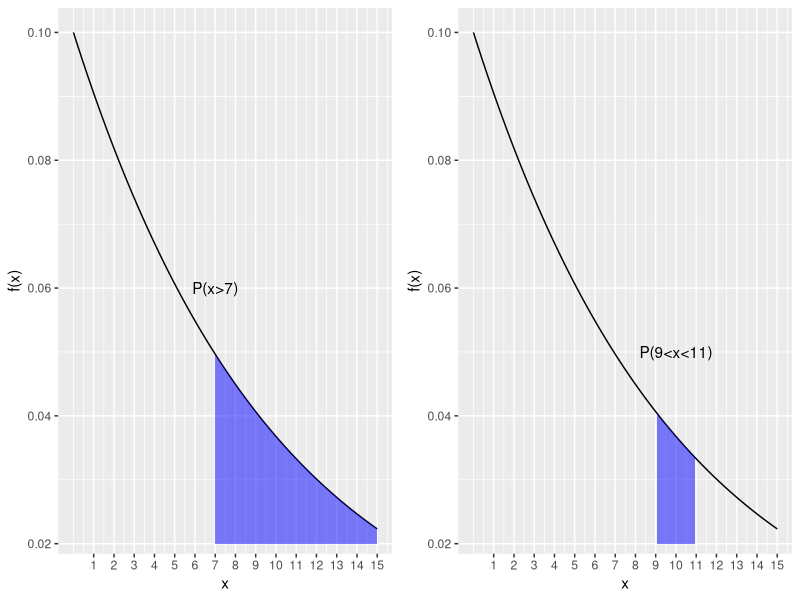

The R source for this figure:
#page no: 251-252
library(ggplot2)
require(gridExtra)
e=2.718
mu=10
m=1/10
x<-seq(0,15,length.out=200)
px=dexp(x,rate=m)
df<-data.frame(x=x,y=px)
x1=7
p_7=(1-(e^(-m*x1)))
p10=(1-p_7)
p1<-qplot(x,y,data=df,geom="line")+
  geom_ribbon(data=subset(df,x>=7),aes(ymax=y),ymin=0.02,
              fill="blue",colour=NA,alpha=0.5)+
  scale_x_continuous("x",labels=as.character(seq(0:20)),breaks=seq(0:20))+
  annotate(geom="text",x=7,y=0.06,label=paste("P(x>7)"))+
  labs(x="mu=10", y="f(x)")
print(paste("P(x<7) =",round(p_7,4)))
print(paste("a. P(x > 7) =",round(p10,4)))
print(paste("b. solution =",5*mu," years"))
x2=9
p_9=(1-(e^(-m*x2)))
x3=11
p_11=(1-(e^(-m*x3)))
p_9_11=p_11-p_9
print(paste("d. P(9 < x < 11)=",round(p_9_11,4)))
p2<-qplot(x,y,data=df,geom="line")+
  geom_ribbon(data=subset(df,x>=9 & x<=11),aes(ymax=y),ymin=0.02,
              fill="blue",colour=NA,alpha=0.5)+
  scale_x_continuous("x",labels=as.character(seq(0:20)),breaks=seq(0:20))+
  annotate(geom="text",x=10,y=0.05,label=paste("P(9<x<11)"))+
  labs(x="mu=10", y="f(x)")
grid.arrange(p1,p2,ncol=2)
